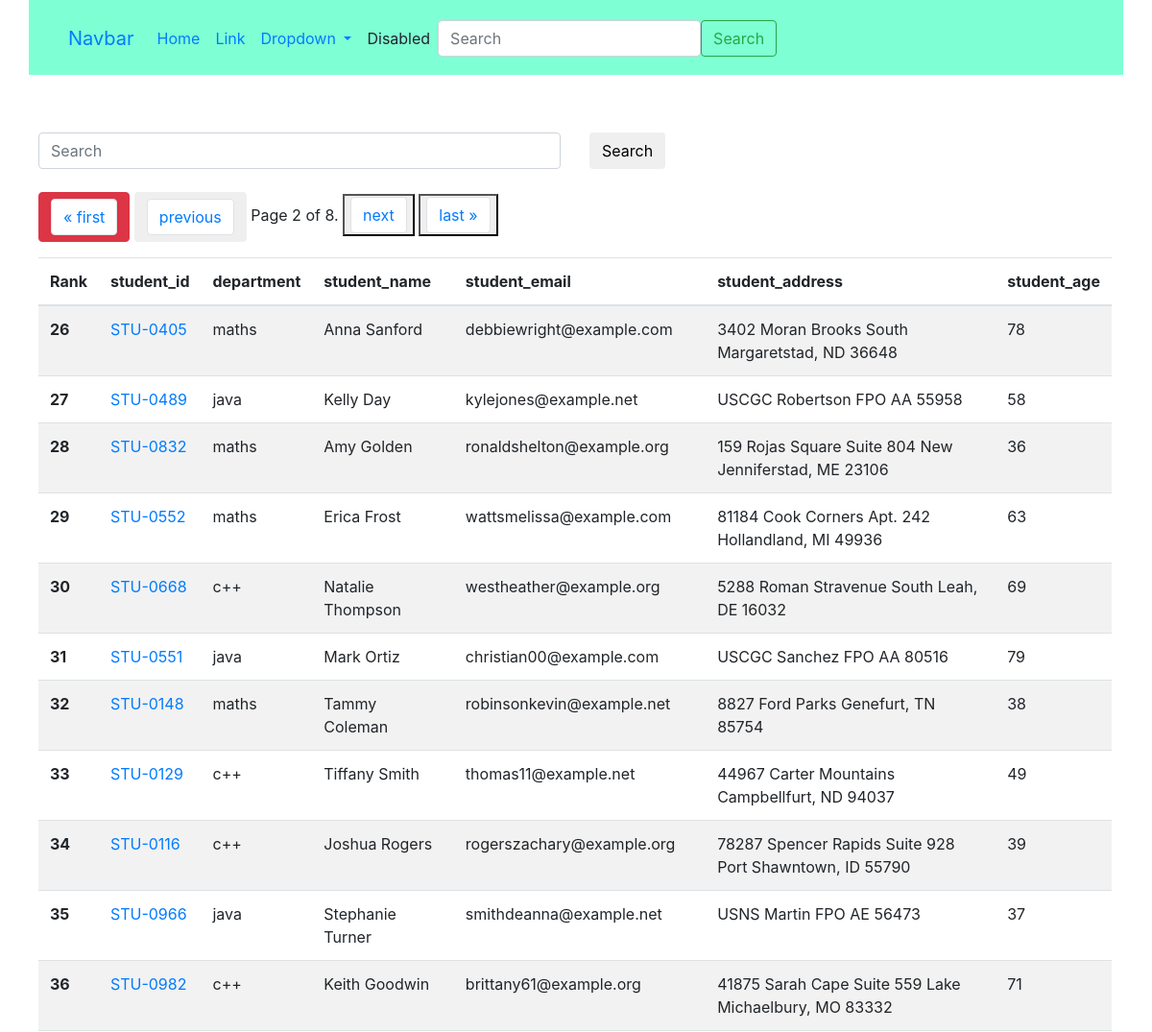
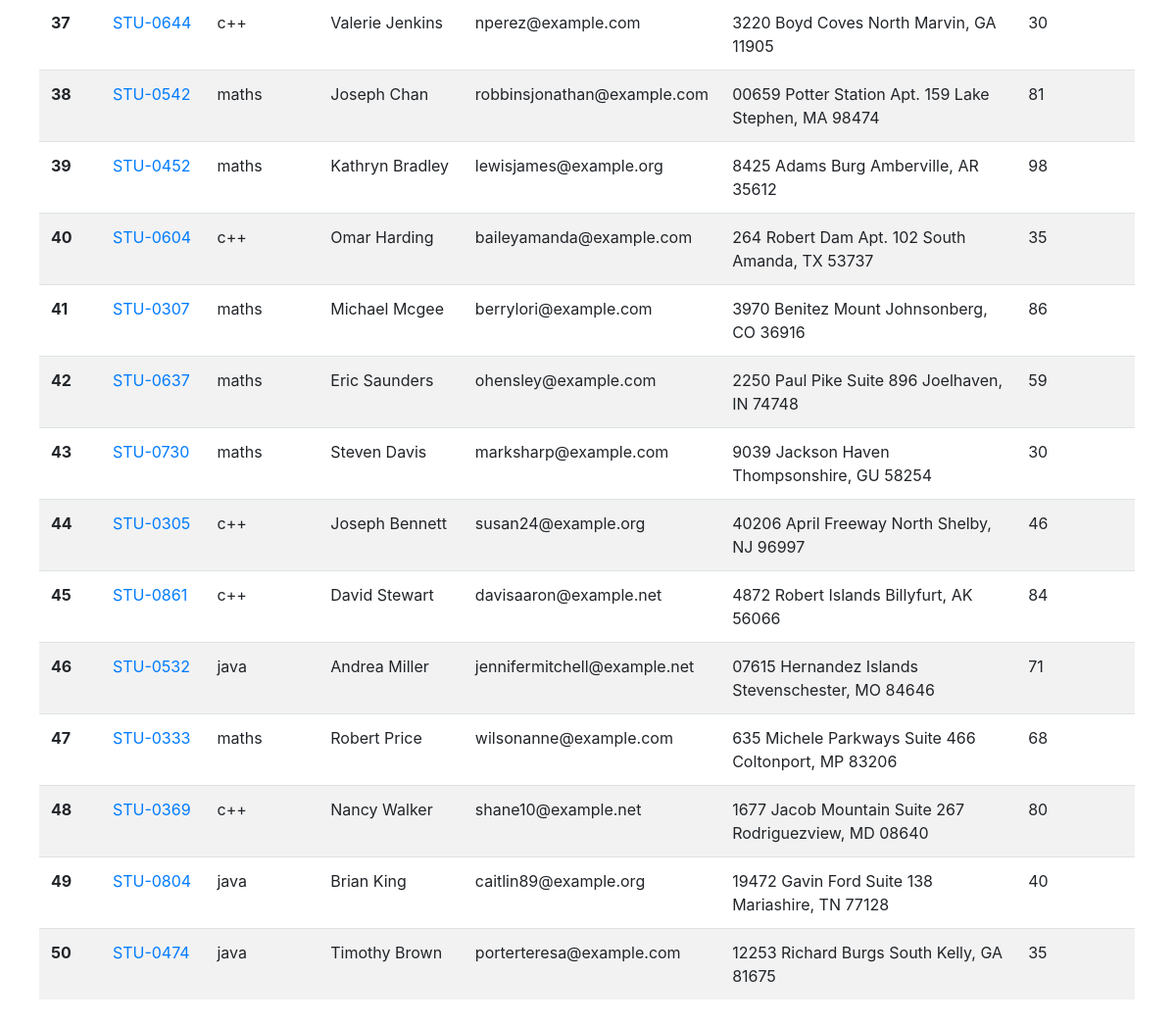
The app's page /get-student?page=2 with its own data (2 pictures, top to bottom).
### vege/models.py (models this page shows, shortened)
class Student(models.Model):
    department=models.ForeignKey(Department,related_name="depart",on_delete=models.CASCADE)
    student_id=models.OneToOneField(StudentID,related_name="studentid",on_delete=models.CASCADE)
    student_name=models.CharField(max_length=100)
    student_email=models.EmailField(unique=True)
    student_age=models.IntegerField(default=18)
    student_address=models.TextField()
    is_deleted=models.BooleanField(default=False)
    class Meta:
        ordering=['student_name']
        verbose_name="student"

class Rankstudnet(models.Model):
    student=models.ForeignKey(Student,related_name="studentreportcard",on_delete=models.CASCADE)
    student_rank=models.IntegerField()
    student_rank_generation_date=models.DateField(auto_now_add=True)
    number=models.IntegerField(default=10)
    class Meta:
        unique_together=['student_rank','student_rank_generation_date']

class StudentID(models.Model):
    student_id=models.CharField(max_length=100)
    def __str__(self)->str:
        return self.student_id

class Department(models.Model):
    department=models.CharField(max_length=100)
    class Meta:
        ordering=['department']

### vege/views.py (the view, shortened to what this page needs)
# urls.py: path('get-student',get_students),
def get_students(request):
    queryset=Student.objects.all().order_by("studentreportcard__student_rank")
    paginator = Paginator(queryset, 25)  # Show 25 contacts per page.
    page_number = request.GET.get("page",1)
    page_obj = paginator.get_page(page_number)
    return render(request,"report/student.html",{'queryset':page_obj})

### vege/templates/report/student.html (shortened to what this page needs)
<!DOCTYPE html>
<html lang="en">
<head>
    <link rel="stylesheet" href="https://cdn.jsdelivr.net/npm/bootstrap@4.0.0/dist/css/bootstrap.min.css"
>
</head>
<body>
    <div class="container" style="background-color: aquamarine;">
        <nav class="navbar navbar-expand-lg bg-body-tertiary">
            <div class="container-fluid">
                <a class="navbar-brand" href="#">Navbar</a>
                <div class="collapse navbar-collapse" id="navbarSupportedContent">
                    <ul class="navbar-nav me-auto mb-2 mb-lg-0">
                        <li class="nav-item">
                            <a class="nav-link active" aria-current="page" href="#">Home</a>
                        </li>
                        <li class="nav-item">
                            <a class="nav-link" href="#">Link</a>
                        </li>
                        <li class="nav-item dropdown">
                            <a class="nav-link dropdown-toggle" href="#" role="button" data-bs-toggle="dropdown"
                                aria-expanded="false">
                                Dropdown
                            </a>
                        </li>
                        <li class="nav-item">
                            <a class="nav-link disabled" aria-disabled="true">Disabled</a>
                        </li>
                    </ul>
                    <form class="d-flex" role="search">
                        <input class="form-control me-2" type="search" placeholder="Search" aria-label="Search">
                        <button class="btn btn-outline-success" type="submit">Search</button>
                    </form>
                </div>
            </div>
        </nav>
    </div>
<div class="container mt-5">
    <form class="mb-4">
    <div class="row">
        <div class="col-md-6">
            <input class="form-control" name="search" placeholder="Search">
        </div>
        <div class="col-md-6">
            <button class="btn btn-succes">Search</button>
        </div>
    </div>
</form>
    <table class="table table-striped">
        <thead>
            <tr>
                <th scope="col">Rank</th>
                <th scope="col">student_id</th>
                <th scope="col">department</th>
                <th scope="col">student_name</th>
                <th scope="col">student_email</th>
                <th scope="col">student_address</th>
                <th scope="col">student_age</th>
            </tr>
        </thead>
        <tbody>
            {% for student in queryset %}
            <tr>
                <th scope="row">{{student.studentreportcard.first.student_rank}}</th>
                <td>
                    <a href="{% url 'see_marks' student.student_id %}">
                        {{student.student_id}}
                    </a>
                    </td>
                <td>{{student.department.department}}</td>
                <td>{{student.student_name}}</td>
                <td>{{student.student_email}}</td>
                <td>{{student.student_address}}</td>
                <td>{{student.student_age}}</td>
            </tr>
            {% endfor %}
            <nav aria-label="Page navigation example">
                <div class="pagination">
                    <ul class="pagination">
                        <span class="step-links">
                            {% if queryset.has_previous %}
                         <button type="button" class="btn btn-danger">
                            <li class="page-item"> <a class="page-link" href="?page=1">&laquo; first</a> </li>
                         </button>
                           <button class="btn btn-ternary">
                            <li class="page-item"><a class="page-link" href="?page={{ page_obj.previous_page_number }}">previous</a></li>
                           </button>
                            {% endif %}
                            <span class="current">
                                Page {{ queryset.number }} of {{ queryset.paginator.num_pages }}.
                            </span>
                            {% if queryset.has_next %}
                       <button type="button" >
                        <li class="page-item"><a class="page-link" class="btn btn-danger" href="?page={{ queryset.next_page_number }}">next</a></li>
                       </button>
                       <button>
                        <li class="page-item"><a class="page-link"   href="?page={{ queryset.paginator.num_pages }}">last &raquo;</a></li>
                       </button>
                            {% endif %}
                        </span>
                    </ul>
                </div>
            </nav>
        </tbody>
    </table>
</div>
</body>
</html>

### vege/templates/report/student.html (style rules this page uses)
.container { padding: 12px 12px 10px 10px; }

### records on screen
Student: studentreportcard.first.student_rank "26", student_id "STU-0405", department.department "maths", student_name "Anna Sanford", student_email "debbiewright@example.com", student_address "3402 Moran Brooks South Margaretstad, ND 36648", student_age "78"
Student: studentreportcard.first.student_rank "27", student_id "STU-0489", department.department "java", student_name "Kelly Day", student_email "kylejones@example.net", student_address "USCGC Robertson FPO AA 55958", student_age "58"
Student: studentreportcard.first.student_rank "28", student_id "STU-0832", department.department "maths", student_name "Amy Golden", student_email "ronaldshelton@example.org", student_address "159 Rojas Square Suite 804 New Jenniferstad, ME 23106", student_age "36"
Student: studentreportcard.first.student_rank "29", student_id "STU-0552", department.department "maths", student_name "Erica Frost", student_email "wattsmelissa@example.com", student_address "81184 Cook Corners Apt. 242 Hollandland, MI 49936", student_age "63"
Student: studentreportcard.first.student_rank "30", student_id "STU-0668", department.department "c++", student_name "Natalie Thompson", student_email "westheather@example.org", student_address "5288 Roman Stravenue South Leah, DE 16032", student_age "69"
Student: studentreportcard.first.student_rank "31", student_id "STU-0551", department.department "java", student_name "Mark Ortiz", student_email "christian00@example.com", student_address "USCGC Sanchez FPO AA 80516", student_age "79"
Student: studentreportcard.first.student_rank "32", student_id "STU-0148", department.department "maths", student_name "Tammy Coleman", student_email "robinsonkevin@example.net", student_address "8827 Ford Parks Genefurt, TN 85754", student_age "38"
Student: studentreportcard.first.student_rank "33", student_id "STU-0129", department.department "c++", student_name "Tiffany Smith", student_email "thomas11@example.net", student_address "44967 Carter Mountains Campbellfurt, ND 94037", student_age "49"
Student: studentreportcard.first.student_rank "34", student_id "STU-0116", department.department "c++", student_name "Joshua Rogers", student_email "rogerszachary@example.org", student_address "78287 Spencer Rapids Suite 928 Port Shawntown, ID 55790", student_age "39"
Student: studentreportcard.first.student_rank "35", student_id "STU-0966", department.department "java", student_name "Stephanie Turner", student_email "smithdeanna@example.net", student_address "USNS Martin FPO AE 56473", student_age "37"
Student: studentreportcard.first.student_rank "36", student_id "STU-0982", department.department "c++", student_name "Keith Goodwin", student_email "brittany61@example.org", student_address "41875 Sarah Cape Suite 559 Lake Michaelbury, MO 83332", student_age "71"
Student: studentreportcard.first.student_rank "37", student_id "STU-0644", department.department "c++", student_name "Valerie Jenkins", student_email "nperez@example.com", student_address "3220 Boyd Coves North Marvin, GA 11905", student_age "30"
Student: studentreportcard.first.student_rank "38", student_id "STU-0542", department.department "maths", student_name "Joseph Chan", student_email "robbinsjonathan@example.com", student_address "00659 Potter Station Apt. 159 Lake Stephen, MA 98474", student_age "81"
Student: studentreportcard.first.student_rank "39", student_id "STU-0452", department.department "maths", student_name "Kathryn Bradley", student_email "lewisjames@example.org", student_address "8425 Adams Burg Amberville, AR 35612", student_age "98"
Student: studentreportcard.first.student_rank "40", student_id "STU-0604", department.department "c++", student_name "Omar Harding", student_email "baileyamanda@example.com", student_address "264 Robert Dam Apt. 102 South Amanda, TX 53737", student_age "35"
Student: studentreportcard.first.student_rank "41", student_id "STU-0307", department.department "maths", student_name "Michael Mcgee", student_email "berrylori@example.com", student_address "3970 Benitez Mount Johnsonberg, CO 36916", student_age "86"
Student: studentreportcard.first.student_rank "42", student_id "STU-0637", department.department "maths", student_name "Eric Saunders", student_email "ohensley@example.com", student_address "2250 Paul Pike Suite 896 Joelhaven, IN 74748", student_age "59"
Student: studentreportcard.first.student_rank "43", student_id "STU-0730", department.department "maths", student_name "Steven Davis", student_email "marksharp@example.com", student_address "9039 Jackson Haven Thompsonshire, GU 58254", student_age "30"
Student: studentreportcard.first.student_rank "44", student_id "STU-0305", department.department "c++", student_name "Joseph Bennett", student_email "susan24@example.org", student_address "40206 April Freeway North Shelby, NJ 96997", student_age "46"
Student: studentreportcard.first.student_rank "45", student_id "STU-0861", department.department "c++", student_name "David Stewart", student_email "davisaaron@example.net", student_address "4872 Robert Islands Billyfurt, AK 56066", student_age "84"
Student: studentreportcard.first.student_rank "46", student_id "STU-0532", department.department "java", student_name "Andrea Miller", student_email "jennifermitchell@example.net", student_address "07615 Hernandez Islands Stevenschester, MO 84646", student_age "71"
Student: studentreportcard.first.student_rank "47", student_id "STU-0333", department.department "maths", student_name "Robert Price", student_email "wilsonanne@example.com", student_address "635 Michele Parkways Suite 466 Coltonport, MP 83206", student_age "68"
Student: studentreportcard.first.student_rank "48", student_id "STU-0369", department.department "c++", student_name "Nancy Walker", student_email "shane10@example.net", student_address "1677 Jacob Mountain Suite 267 Rodriguezview, MD 08640", student_age "80"
Student: studentreportcard.first.student_rank "49", student_id "STU-0804", department.department "java", student_name "Brian King", student_email "caitlin89@example.org", student_address "19472 Gavin Ford Suite 138 Mariashire, TN 77128", student_age "40"
Student: studentreportcard.first.student_rank "50", student_id "STU-0474", department.department "java", student_name "Timothy Brown", student_email "porterteresa@example.com", student_address "12253 Richard Burgs South Kelly, GA 81675", student_age "35"

### other values on screen
{{ queryset.number }} "2"
{{ queryset.paginator.num_pages }} "8"
